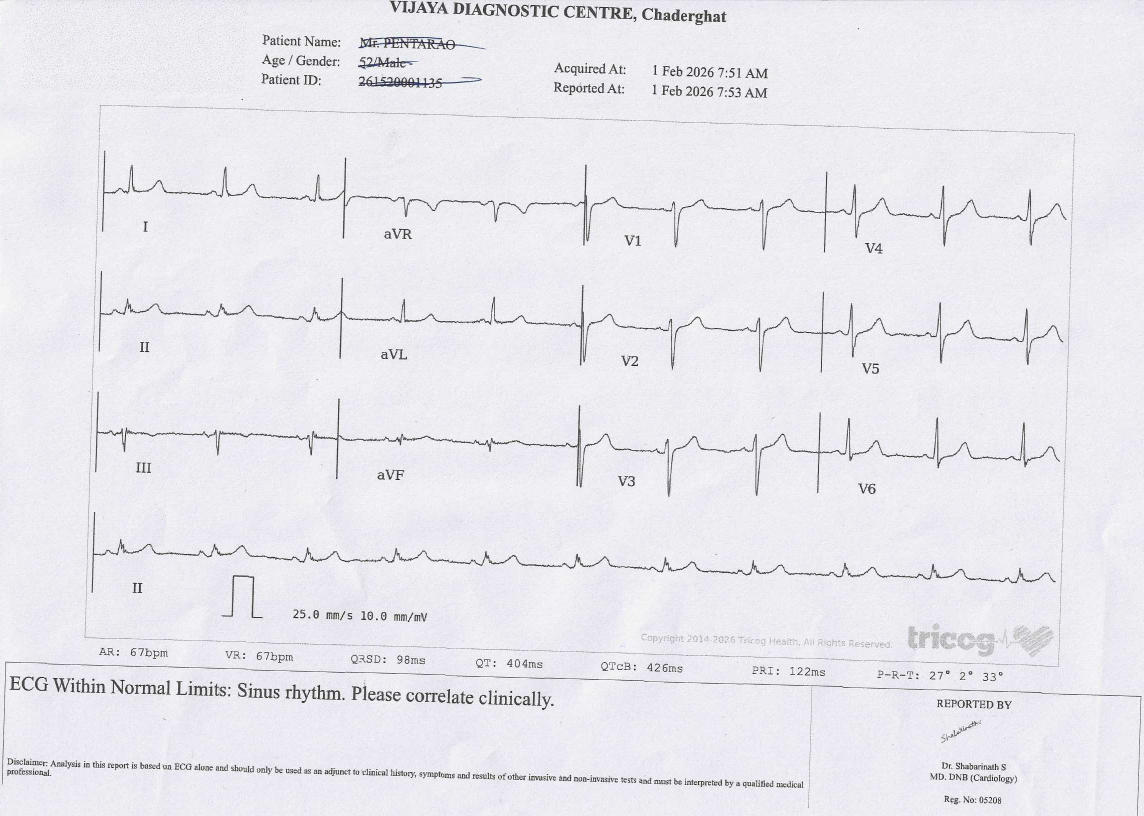
#> input picture Scan.jpg, 2287 x 1632 px (shown at 1/2 size)
$ python -i ecg_image_extractor.py   (imports and definitions only)
#> lines starting #> are read from the running program, lines starting #| are printed output that depends on the picture; after the words box and inside, x2 and y2 are one past the last pixel; in counts of white or black regions, pixels touching at a corner belong together
import os
import shutil
import tempfile
import cv2
import numpy as np
from PIL import Image
from scipy.signal import resample, butter, filtfilt
from scipy.ndimage import uniform_filter1d

TARGET_LENGTH = 5000

# Poppler path: use local Windows binary if present, else rely on system PATH (Linux/cloud)
POPPLER_PATH = None
if os.name == 'nt':
    _local_poppler = r"D:\Major project\ECG_MI_Project\poppler\poppler-25.12.0\Library\bin"
    if os.path.exists(_local_poppler):
        POPPLER_PATH = _local_poppler


def convert_pdf_to_image(pdf_path: str) -> str:
    """Convert first page of a PDF to a temporary PNG file. Returns the PNG path."""
    from pdf2image import convert_from_path
    images = convert_from_path(pdf_path, dpi=200, first_page=1, last_page=1,
                               poppler_path=POPPLER_PATH)
    if not images:
        raise ValueError("Could not convert PDF — file may be empty or corrupt.")
    tmp = tempfile.NamedTemporaryFile(delete=False, suffix=".png")
    tmp.close()
    images[0].save(tmp.name, "PNG")
    return tmp.name


# -------------------------------
# Load Image
# -------------------------------
def load_image(path):
    return Image.open(path).convert("RGB")


# -------------------------------
# Preprocess
# -------------------------------
def preprocess(img):
    gray = cv2.cvtColor(np.array(img), cv2.COLOR_RGB2GRAY)

    # Resize (optional)
    if gray.shape[1] > 3000:
        scale = 3000 / gray.shape[1]
        gray = cv2.resize(gray, None, fx=scale, fy=scale)

    # Denoise
    gray = cv2.GaussianBlur(gray, (3, 3), 0)

    # Adaptive threshold
    binary = cv2.adaptiveThreshold(
        gray, 255,
        cv2.ADAPTIVE_THRESH_MEAN_C,
        cv2.THRESH_BINARY_INV,
        15, 8
    )

    return gray, binary


# -------------------------------
# Remove ECG grid lines
# -------------------------------
def remove_grid(binary):
    # Only remove horizontal grid lines, NOT vertical
    # Vertical removal destroys QRS spikes
    kernel_h = cv2.getStructuringElement(cv2.MORPH_RECT, (40, 1))
    horizontal_lines = cv2.morphologyEx(binary, cv2.MORPH_OPEN, kernel_h)
    cleaned = cv2.subtract(binary, horizontal_lines)
    return cleaned


# -------------------------------
# Find Rhythm Strip (robust)
# -------------------------------
def find_rhythm_strip(binary):
    h, w = binary.shape

    # Search 58%-76%: rhythm strip lives here; footer text is below 77%
    search_start = int(h * 0.58)
    search_end   = int(h * 0.76)
    region = binary[search_start:search_end, :]

    row_density = region.sum(axis=1).astype(np.float32)
    # Smooth to merge closely-spaced trace rows
    kernel = np.ones(10) / 10
    smoothed = np.convolve(row_density, kernel, mode='same')
    threshold = smoothed.max() * 0.20

    active = np.where(smoothed > threshold)[0]

    if len(active) < 5:
        # fallback: middle of search window
        r1 = search_start + (search_end - search_start) // 3
        r2 = search_start + (search_end - search_start) * 2 // 3
    else:
        # Find contiguous segments; take the LAST (lowest = rhythm strip)
        breaks = np.where(np.diff(active) > 15)[0]
        seg_starts = np.append(active[0], active[breaks + 1])
        seg_ends   = np.append(active[breaks], active[-1])
        r1 = search_start + int(seg_starts[-1])
        r2 = search_start + int(seg_ends[-1])
        pad = max(20, int((r2 - r1) * 0.20))
        r1 = max(0, r1 - pad)
        r2 = min(h, r2 + pad)

    return r1, r2, int(w * 0.08), int(w * 0.93)


# -------------------------------
# Extract waveform (robust)
# -------------------------------
def extract_waveform(binary_strip, gray_strip):
    h, w = binary_strip.shape
    signal = np.full(w, np.nan)
    inverted = 255 - gray_strip.astype(np.float64)

    for col in range(w):
        rows = np.where(binary_strip[:, col] > 0)[0]
        if len(rows) == 0:
            continue
        # Weight by darkness — trace is darker than grid remnants
        weights = inverted[rows, col]
        if weights.sum() > 0:
            signal[col] = np.average(rows, weights=weights)
        else:
            signal[col] = np.median(rows)

    x = np.arange(w)
    valid = ~np.isnan(signal)
    if valid.any():
        signal[~valid] = np.interp(x[~valid], x[valid], signal[valid])

    signal = h - signal
    return signal


# -------------------------------
# Bandpass Filter (PTB-XL match)
# -------------------------------
def bandpass(signal, fs=500):
    b, a = butter(4, [0.5/(fs/2), 40/(fs/2)], btype='band')
    return filtfilt(b, a, signal)


# -------------------------------
# Normalize
# -------------------------------
def normalize(signal):
    return (signal - signal.mean()) / (signal.std() + 1e-8)


# -------------------------------
# Clean Signal (safe)
# -------------------------------
def clean(signal):
    # Light smoothing (don’t destroy QRS)
    signal = uniform_filter1d(signal, size=3)

    # Clip outliers
    mean, std = signal.mean(), signal.std()
    signal = np.clip(signal, mean - 3*std, mean + 3*std)

    return signal


# -------------------------------
# MAIN PIPELINE
# -------------------------------
def extract_lead_ii_from_image(image_path):
    # Convert PDF to PNG first
    _tmp_png = None
    if image_path.lower().endswith(".pdf"):
        _tmp_png   = convert_pdf_to_image(image_path)
        image_path = _tmp_png

    try:
        img = load_image(image_path)
#> in load_image, returned value is the input picture: PIL image 2287x1632 RGB; mean R, G, B 232.6, 231.5, 237.4
    finally:
        if _tmp_png and os.path.exists(_tmp_png):
            os.unlink(_tmp_png)

    # Rotate if portrait
    if img.width < img.height:
        img = img.rotate(90, expand=True)

    gray, binary = preprocess(img)
#> in preprocess, `binary = cv2.adaptiveThreshold( gray, 255, cv2.ADAPTIVE_THRESH_MEAN_C,..`:
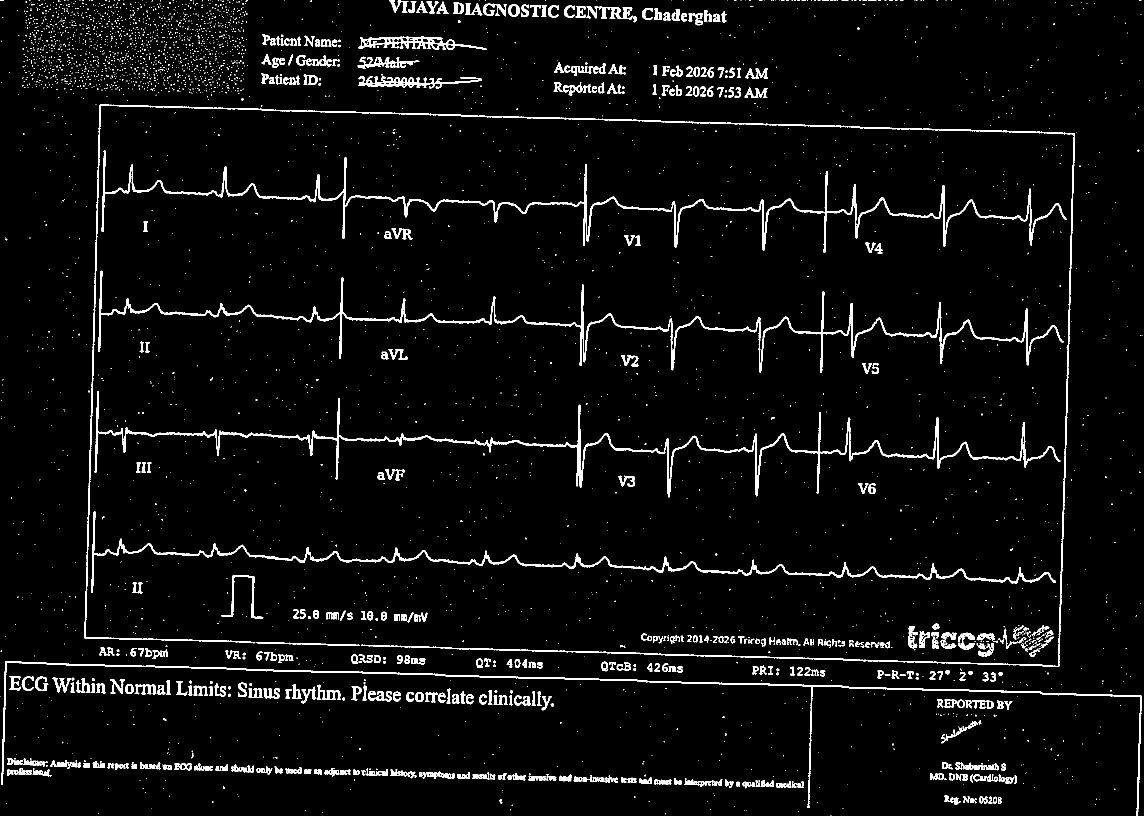
#> binary: shape (1632, 2287) (shown at 1/2 size); 4.2% white; 3794 white regions (3302 under 20 px), largest, box (x1, y1, x2, y2) and area: (168, 209, 2150, 1334) 15977, (203, 301, 2134, 506) 14459, (197, 541, 2127, 746) 14297

    # 🔥 NEW: remove grid
    binary = remove_grid(binary)
#> in remove_grid, `horizontal_lines = cv2.morphologyEx(binary, cv2.MORPH_OPEN, kernel_h)`:
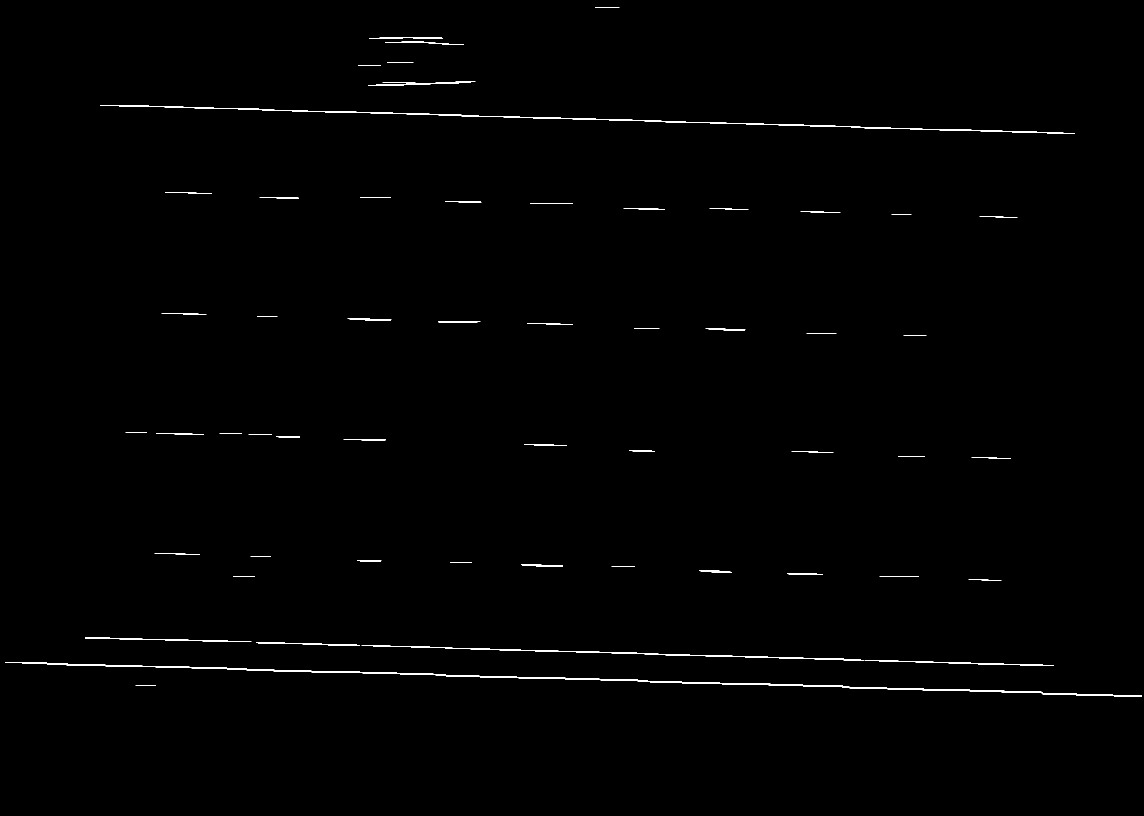
#> horizontal_lines: shape (1632, 2287) (shown at 1/2 size); 0.59% white; 63 white regions, largest, box (x1, y1, x2, y2) and area: (11, 1324, 2086, 1386) 6112, (200, 210, 2150, 267) 4356, (723, 1291, 1728, 1321) 2311
#> in remove_grid, `cleaned = cv2.subtract(binary, horizontal_lines)`:
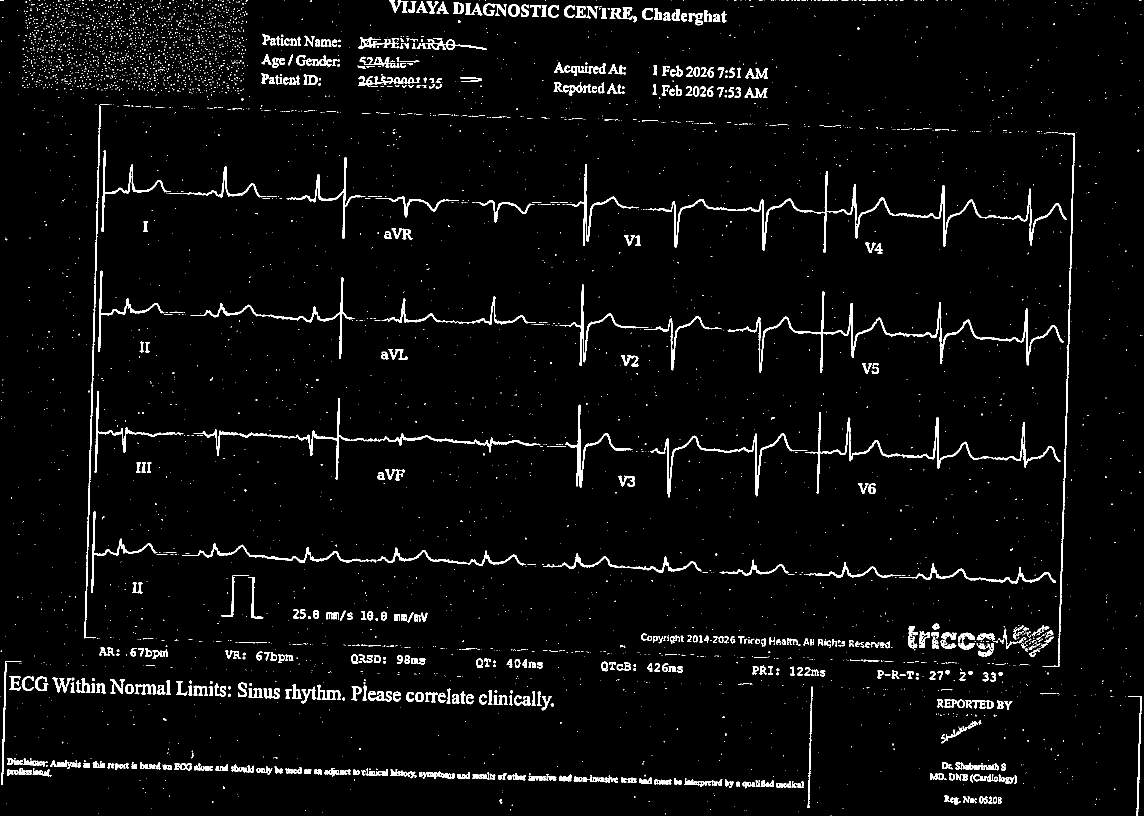
#> cleaned: shape (1632, 2287) (shown at 1/2 size); 3.6% white; 4771 white regions (4135 under 20 px), largest, box (x1, y1, x2, y2) and area: (2085, 267, 2150, 1334) 3043, (168, 209, 219, 1277) 2967, (1305, 867, 1615, 995) 2496

    # Find strip
    r1, r2, c1, c2 = find_rhythm_strip(binary)
#> in find_rhythm_strip, `region = binary[search_start:search_end, :]`:
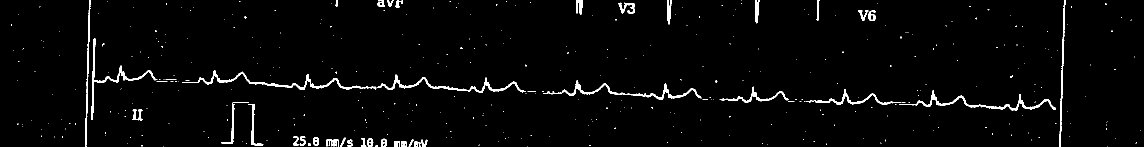
#> region: shape (294, 2287) (shown at 1/2 size); 2.3% white; 442 white regions (385 under 20 px), largest, box (x1, y1, x2, y2) and area: (182, 77, 315, 240) 1240, (529, 148, 722, 180) 893, (2119, 0, 2131, 294) 821
#> in find_rhythm_strip, `row_density = region.sum(axis=1).astype(np.float32)`: row_density = 294 values, max 64005 at index 174, min 1020 at index 67, mean 13654.6
#> in find_rhythm_strip, `smoothed = np.convolve(row_density, kernel, mode='same')`: smoothed = 294 values, max 45772.5 at index 174, min 1785 at index 69, mean 13471.3
#> in find_rhythm_strip, `threshold = smoothed.max() * 0.20`: threshold = 9154.5
#> in find_rhythm_strip, `active = np.where(smoothed > threshold)[0]`: active = 135 values from 2 to 293
#> in find_rhythm_strip, `breaks = np.where(np.diff(active) > 15)[0]`: breaks = [36, 114]
#> in find_rhythm_strip, `seg_starts = np.append(active[0], active[breaks + 1])`: seg_starts = [2, 145, 274]
#> in find_rhythm_strip, `seg_ends   = np.append(active[breaks], active[-1])`: seg_ends = [38, 222, 293]
#> in find_rhythm_strip, `r1 = search_start + int(seg_starts[-1])`: r1 = 1220
#> in find_rhythm_strip, `r2 = search_start + int(seg_ends[-1])`: r2 = 1239
#> in find_rhythm_strip, `pad = max(20, int((r2 - r1) * 0.20))`: pad = 20
#> in find_rhythm_strip, `r1 = max(0, r1 - pad)`: r1 = 1200
#> in find_rhythm_strip, `r2 = min(h, r2 + pad)`: r2 = 1259
#> r1 = 1200; r2 = 1259; c1 = 182; c2 = 2126

    strip = binary[r1:r2, c1:c2]

    # Extract waveform
    gray_strip = gray[r1:r2, c1:c2]
    signal = extract_waveform(strip, gray_strip)
#> the loop in extract_waveform, `for col in range(w):` made 1944 passes
#> (rows, weights) on passes 29, 30, 33: ([11, 12, 16], [33, 32, 27]), ([11, 12], [33, 31]), ([57], [28])
#> in extract_waveform, `signal = h - signal`: signal = 1944 values, max 58.5 at index 1789, min 1 at index 1243, mean 27.02

    # Clean
    signal = clean(signal)
#> in clean, `signal = uniform_filter1d(signal, size=3)`: signal = 1944 values, max 58.32 at index 1789, min 1.33 at index 1242, mean 27.02
#> in clean, `mean, std = signal.mean(), signal.std()`: mean = 27.02; std = 12.73

    # Resample
    signal = resample(signal, TARGET_LENGTH)
#> signal = 5000 values, max 58.35 at index 4602, min 0.34 at index 4885, mean 27.02

    # Filter
    signal = bandpass(signal)
#> signal = 5000 values, max 37.19 at index 4733, min -37.38 at index 4977, mean -0.066

    # Normalize
    signal = normalize(signal)
#> signal = 5000 values, max 3.05 at index 4733, min -3.06 at index 4977, mean 3.41e-17


    return signal.astype(np.float32)

>>> result = extract_lead_ii_from_image('../Scan.jpg')
#> result = 5000 values, max 3.05 at index 4733, min -3.06 at index 4977, mean 6.1e-09
